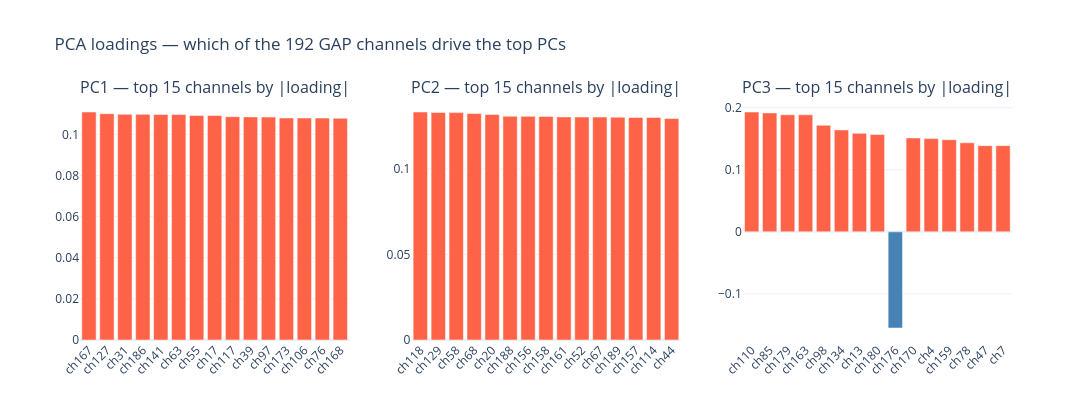

The notebook cell saved with this chart:
### Code cell
# Top channels driving PC1, PC2, PC3.
loadings = pca.components_[:3]                # (3, 192)
top_k = 15
fig = make_subplots(rows=1, cols=3, subplot_titles=[f'PC{i+1} — top {top_k} channels by |loading|' for i in range(3)])
for i in range(3):
    idx = np.argsort(-np.abs(loadings[i]))[:top_k]
    vals = loadings[i, idx]
    colors = ['tomato' if v > 0 else 'steelblue' for v in vals]
    fig.add_trace(go.Bar(x=[f'ch{c}' for c in idx], y=vals, marker_color=colors, showlegend=False), row=1, col=i+1)
    fig.update_xaxes(tickangle=-45, row=1, col=i+1)
fig.update_layout(template='plotly_white', width=1300, height=420,
    title='PCA loadings — which of the 192 GAP channels drive the top PCs')
fig.show()

### Figure 1 — Plotly figure (JSON) as saved in the notebook; plotly's stock layout.template omitted (floating-point values rounded to 4 significant figures)
{"data": [{"marker": {"color": ["tomato", "tomato", "tomato", "tomato", "tomato", "tomato", "tomato", "tomato", "tomato", "tomato", "tomato", "tomato", "tomato", "tomato", "tomato"]}, "showlegend": false, "x": ["ch167", "ch127", "ch31", "ch186", "ch141", "ch63", "ch55", "ch17", "ch117", "ch39", "ch97", "ch173", "ch106", "ch76", "ch168"], "y": [0.1109, 0.1101, 0.1098, 0.1097, 0.1096, 0.1096, 0.1092, 0.1092, 0.1086, 0.1085, 0.1084, 0.108, 0.1079, 0.1079, 0.1078], "type": "bar", "xaxis": "x", "yaxis": "y"}, {"marker": {"color": ["tomato", "tomato", "tomato", "tomato", "tomato", "tomato", "tomato", "tomato", "tomato", "tomato", "tomato", "tomato", "tomato", "tomato", "tomato"]}, "showlegend": false, "x": ["ch118", "ch129", "ch58", "ch68", "ch20", "ch188", "ch156", "ch158", "ch161", "ch52", "ch67", "ch189", "ch157", "ch114", "ch44"], "y": [0.1333, 0.133, 0.1329, 0.1324, 0.1318, 0.1308, 0.1307, 0.1307, 0.1304, 0.1303, 0.1303, 0.1302, 0.1301, 0.1301, 0.1295], "type": "bar", "xaxis": "x2", "yaxis": "y2"}, {"marker": {"color": ["tomato", "tomato", "tomato", "tomato", "tomato", "tomato", "tomato", "tomato", "steelblue", "tomato", "tomato", "tomato", "tomato", "tomato", "tomato"]}, "showlegend": false, "x": ["ch110", "ch85", "ch179", "ch163", "ch98", "ch134", "ch13", "ch180", "ch176", "ch170", "ch4", "ch159", "ch78", "ch47", "ch7"], "y": [0.1931, 0.1917, 0.1888, 0.1886, 0.1717, 0.1643, 0.1587, 0.1569, -0.155, 0.1513, 0.1502, 0.1484, 0.1435, 0.1389, 0.1389], "type": "bar", "xaxis": "x3", "yaxis": "y3"}], "layout": {"xaxis": {"anchor": "y", "domain": [0.0, 0.2889], "tickangle": -45}, "yaxis": {"anchor": "x", "domain": [0.0, 1.0]}, "xaxis2": {"anchor": "y2", "domain": [0.3556, 0.6444], "tickangle": -45}, "yaxis2": {"anchor": "x2", "domain": [0.0, 1.0]}, "xaxis3": {"anchor": "y3", "domain": [0.7111, 1.0], "tickangle": -45}, "yaxis3": {"anchor": "x3", "domain": [0.0, 1.0]}, "annotations": [{"font": {"size": 16}, "showarrow": false, "text": "PC1 — top 15 channels by |loading|", "x": 0.1444, "xanchor": "center", "xref": "paper", "y": 1.0, "yanchor": "bottom", "yref": "paper"}, {"font": {"size": 16}, "showarrow": false, "text": "PC2 — top 15 channels by |loading|", "x": 0.5, "xanchor": "center", "xref": "paper", "y": 1.0, "yanchor": "bottom", "yref": "paper"}, {"font": {"size": 16}, "showarrow": false, "text": "PC3 — top 15 channels by |loading|", "x": 0.8556, "xanchor": "center", "xref": "paper", "y": 1.0, "yanchor": "bottom", "yref": "paper"}], "width": 1300, "height": 420, "title": {"text": "PCA loadings — which of the 192 GAP channels drive the top PCs"}}}
